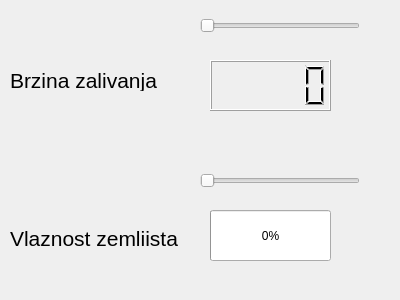
<?xml version="1.0" encoding="UTF-8"?>
<ui version="4.0">
 <class>zalivanjeDialog</class>
 <widget class="QDialog" name="zalivanjeDialog">
  <property name="geometry">
   <rect>
    <x>0</x>
    <y>0</y>
    <width>400</width>
    <height>300</height>
   </rect>
  </property>
  <property name="windowTitle">
   <string>Podesavanje vlaznosi i brzine zalivanja</string>
  </property>
  <widget class="QSlider" name="brzinaZalivanja">
   <property name="geometry">
    <rect>
     <x>200</x>
     <y>10</y>
     <width>160</width>
     <height>31</height>
    </rect>
   </property>
   <property name="maximum">
    <number>5</number>
   </property>
   <property name="pageStep">
    <number>1</number>
   </property>
   <property name="orientation">
    <enum>Qt::Horizontal</enum>
   </property>
  </widget>
  <widget class="QLCDNumber" name="lcdNumber">
   <property name="geometry">
    <rect>
     <x>210</x>
     <y>60</y>
     <width>121</width>
     <height>51</height>
    </rect>
   </property>
  </widget>
  <widget class="QProgressBar" name="progressBar">
   <property name="geometry">
    <rect>
     <x>210</x>
     <y>210</y>
     <width>121</width>
     <height>51</height>
    </rect>
   </property>
   <property name="value">
    <number>0</number>
   </property>
  </widget>
  <widget class="QSlider" name="vlaznostZemljista">
   <property name="geometry">
    <rect>
     <x>200</x>
     <y>160</y>
     <width>160</width>
     <height>41</height>
    </rect>
   </property>
   <property name="orientation">
    <enum>Qt::Horizontal</enum>
   </property>
  </widget>
  <widget class="QLabel" name="label">
   <property name="geometry">
    <rect>
     <x>10</x>
     <y>70</y>
     <width>181</width>
     <height>21</height>
    </rect>
   </property>
   <property name="font">
    <font>
     <pointsize>16</pointsize>
    </font>
   </property>
   <property name="text">
    <string>Brzina zalivanja</string>
   </property>
  </widget>
  <widget class="QLabel" name="label_2">
   <property name="geometry">
    <rect>
     <x>10</x>
     <y>230</y>
     <width>191</width>
     <height>16</height>
    </rect>
   </property>
   <property name="font">
    <font>
     <pointsize>16</pointsize>
    </font>
   </property>
   <property name="text">
    <string>Vlaznost zemljista</string>
   </property>
  </widget>
 </widget>
 <resources/>
 <connections>
  <connection>
   <sender>brzinaZalivanja</sender>
   <signal>valueChanged(int)</signal>
   <receiver>lcdNumber</receiver>
   <slot>display(int)</slot>
   <hints>
    <hint type="sourcelabel">
     <x>242</x>
     <y>25</y>
    </hint>
    <hint type="destinationlabel">
     <x>226</x>
     <y>79</y>
    </hint>
   </hints>
  </connection>
  <connection>
   <sender>vlaznostZemljista</sender>
   <signal>valueChanged(int)</signal>
   <receiver>progressBar</receiver>
   <slot>setValue(int)</slot>
   <hints>
    <hint type="sourcelabel">
     <x>248</x>
     <y>186</y>
    </hint>
    <hint type="destinationlabel">
     <x>247</x>
     <y>223</y>
    </hint>
   </hints>
  </connection>
 </connections>
</ui>
